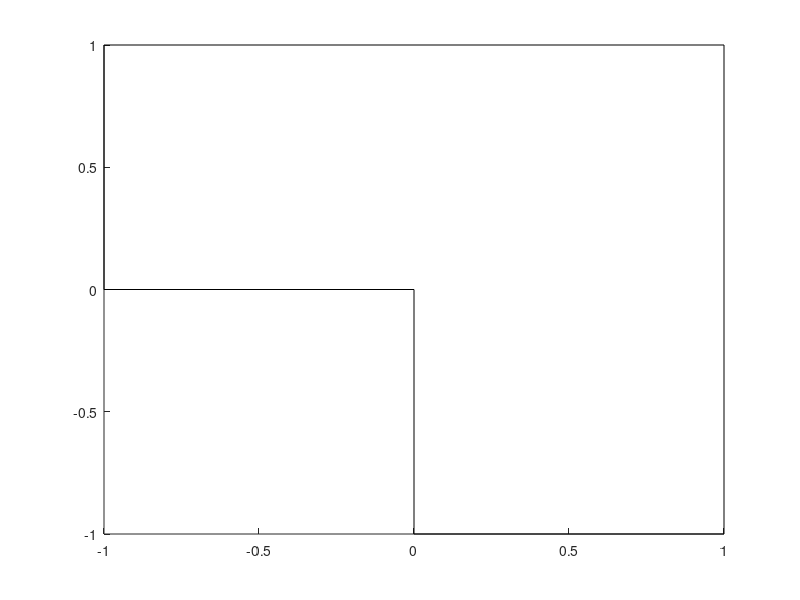

Recreate this plot in MATLAB.
%ELLX outlines L-shaped domain
%   IFISS scriptfile: DJS; 28 February 2005. 
% Copyright (c) 2005 D.J. Silvester, H.C. Elman, A. Ramage 
hold on
plot([0,0],[0,-1],'-k');
plot([0,1],[-1,-1],'-k');
plot([1,1],[-1,1],'-k');
plot([1,-1],[1,1],'-k');
plot([-1,-1],[1,0],'-k');
plot([-1,0],[0,0],'-k');
hold off
